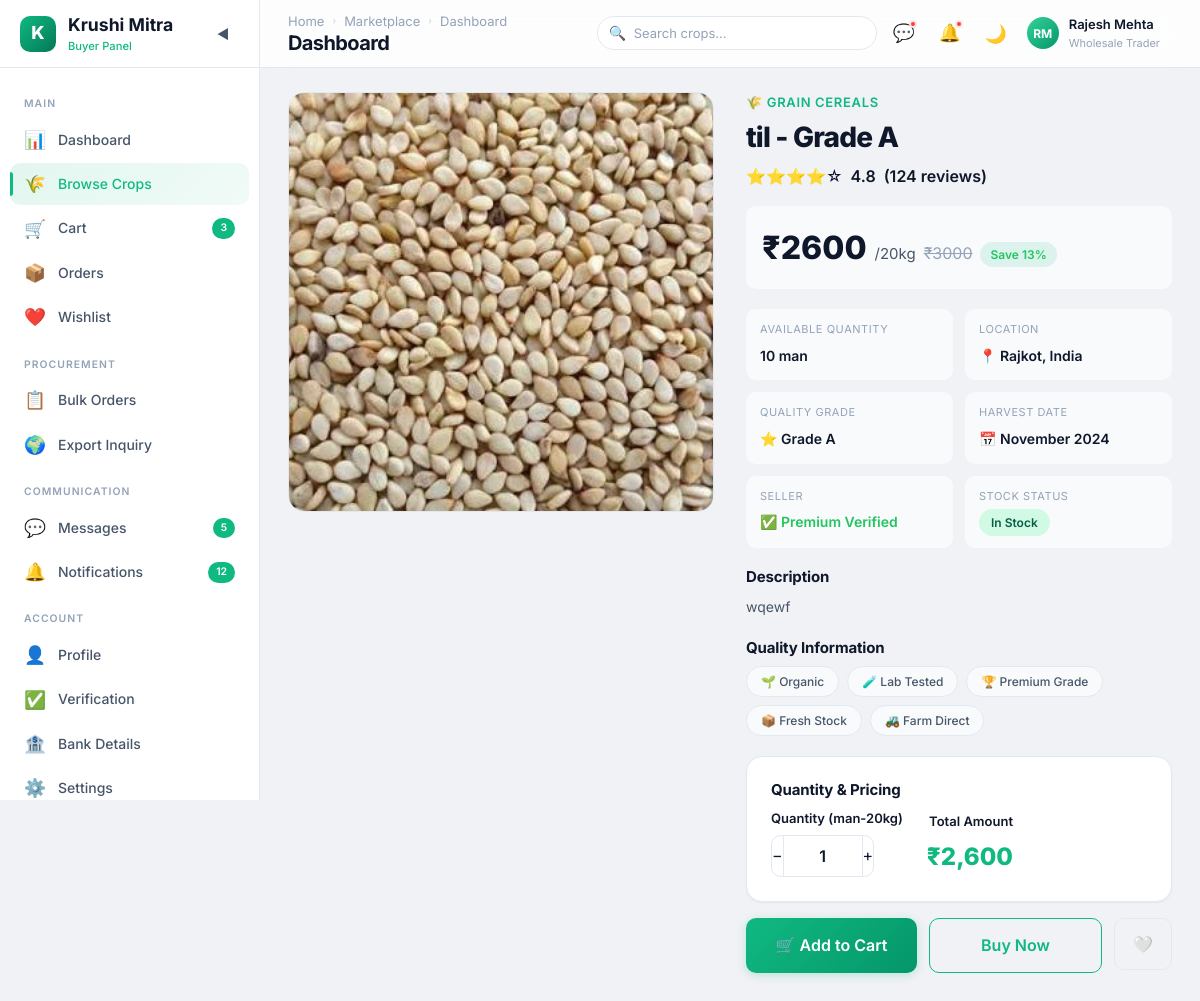
Before: /buyer/crop-details/1 (signed in) with the older database file.
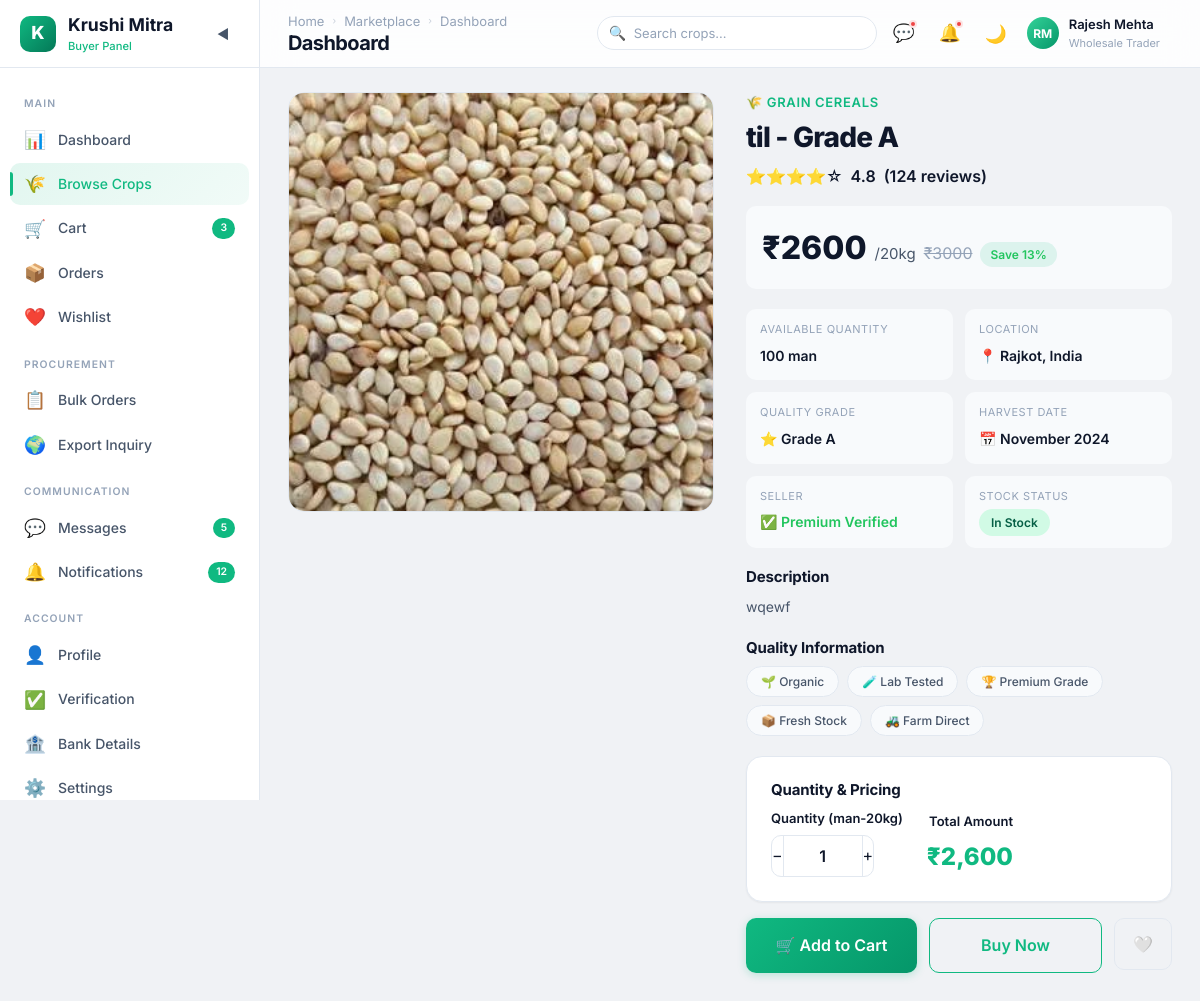
After: the same page with the newer database file.
### farmer/models.py (models this page shows, shortened)
class crop(models.Model):
    CATEGORY_CHOICES = (
        ('grain cereals', 'Grain cereals'),
        ('vegetables', 'Vegetables'),
        ('fruits', 'Fruits'),
        ('pulses', 'Pulses'),
        ('spices', 'Spices'),
        ('cotton', 'Cotton'),
    )
    user = models.ForeignKey(User,on_delete=models.CASCADE,related_name="seller")
    cropname = models.CharField(max_length=20)
    category = models.CharField(max_length=20 , choices = CATEGORY_CHOICES)
    quantity = models.IntegerField()
    price = models.IntegerField()
    description = models.TextField(null=True, blank=True)
    image = models.FileField(upload_to='crop/images/', null=True, blank=True)
    is_approved = models.BooleanField(default=False)
    created_at = models.DateTimeField(auto_now_add=True)

class User(AbstractUser):
    ROLE_CHOICES = (
        ('Farmer', 'Farmer'),
        ('Buyer', 'Buyer'),
        ('Subadmin', 'Subadmin')
    )
    name = models.CharField(max_length=255)
    role = models.CharField(max_length=20, choices=ROLE_CHOICES)
    email = models.EmailField(unique=True,blank=True, null=True)
    city = models.CharField(max_length=100, blank=True, null=True)
    contact = models.CharField(max_length=10, unique=True , blank=True, null=True)
    password = models.CharField(max_length=128)
    is_active = models.BooleanField(default=False)

### farmer/views.py (the view)
        def wrapper(request, *args, **kwargs):
            if "contact" in request.session:
                try:
                    user = User.objects.get(contact=request.session['contact'])
                    request.uid = user
                    if user.role not in allowed_roles:
                        messages.error(request, "Access Denied")
                        return redirect('login')
                    return view_function(request, *args, **kwargs)
                except User.DoesNotExist:
                    return redirect('login')
            return redirect('login')

### buyer/views.py (called while the page is built)
@check_login(['Buyer'])
def buyer_crop_details(request,pk):
    crp = crop.objects.get(id=pk)
    context = {'crop' : crp}
    return render(request, "buyer/crop-details.html",context)

### farmer/views.py (called while the page is built)
def check_login(allowed_roles):
    def decorator(view_function):
        def wrapper(request, *args, **kwargs):
            if "contact" in request.session:
                try:
                    user = User.objects.get(contact=request.session['contact'])
                    request.uid = user
                    if user.role not in allowed_roles:
                        messages.error(request, "Access Denied")
                        return redirect('login')
                    return view_function(request, *args, **kwargs)
                except User.DoesNotExist:
                    return redirect('login')
            return redirect('login')
        return wrapper
    return decorator

### buyer/templates/buyer/crop-details.html (shortened to what the changed rows need)
<!DOCTYPE html>
{% load static %}
<html lang="en" data-theme="light">
<head>
  <link rel="stylesheet" href="{% static 'buyer/css/style.css' %}">
  <link rel="stylesheet" href="{% static 'buyer/css/crop-details.css' %}">
</head>
<body>
  <div class="app-layout">
    <div class="main-wrapper">
      <header class="navbar">
        <div class="navbar-left"><button class="mobile-menu-btn">☰</button>
          <div>
            <h1 class="page-title">Crop Details</h1>
          </div>
        </div>
      </header>
      <main class="main-content">
        <form action="{% url 'buyer_cart'%}" method="post">
          <div class="product-detail-layout page-reveal">
            <div class="product-gallery">
              <div class="product-gallery-main">
                <img src="{{crop.image.url}}" alt="Basmati Rice">
              </div>
            </div>
            <div class="product-info">
              <div class="product-category">🌾 {{crop.category}}</div>
              <h1 class="product-name">{{crop.cropname}} - Grade A</h1>
              <div class="product-rating">⭐⭐⭐⭐☆ <span>4.8</span> <span class="rating-count">(124 reviews)</span></div>
              <div class="product-price-section">
                <span class="product-price">₹{{crop.price}}</span>
                <span class="product-price-unit">/20kg</span>
                <span class="product-price-discount">₹3000</span>
                <span class="product-save-badge">Save 13%</span>
              </div>
              <div class="product-meta-grid">
                <div class="product-meta-item"><span class="meta-label">Available Quantity</span><span
                    class="meta-value">{{crop.quantity}} man</span></div>
                <div class="product-meta-item"><span class="meta-label">Location</span><span class="meta-value">📍
                    {{crop.user.city}},
                    India</span></div>
                <div class="product-meta-item"><span class="meta-label">Quality Grade</span></div>
                <div class="product-meta-item"><span class="meta-label">Harvest Date</span></div>
                <div class="product-meta-item"><span class="meta-label">Seller</span></div>
                <div class="product-meta-item"><span class="meta-label">Stock Status</span></div>
              </div>
              <div class="product-description">
                <h3 class="product-desc-title">Description</h3>
                <p class="product-desc-text">{{crop.description}}</p>
              </div>
              <div class="product-quality">
                <h3 class="product-desc-title">Quality Information</h3>
                <div class="quality-tags">
                </div>
              </div>
              <div class="price-calculator card" data-unit-price="{{ crop.price }}">
                <h3 class="product-desc-title">Quantity & Pricing</h3>
                <div class="calc-row">
                </div>
              </div>
              <div class="product-actions">
                <button type="submit" href="{% url 'buyer_cart'%}" class="btn btn-primary btn-lg flex-1">🛒
                  Cart</button>
                <a href="{% url 'buyer_checkout' %}" class="btn btn-outline btn-lg flex-1">Buy Now</a>
                <button class="btn btn-ghost btn-lg wishlist-toggle"
                  style="flex:none;width:52px;height:52px;border-radius:var(--radius-md);border:1px solid var(--border-color);">🤍</button>
              </div>
            </div>
          </div>
        </form>
      </main>
    </div>
  </div>
</body>
</html>

Changed rows visible on the page:
changed crop "til": quantity "10" → "100"
